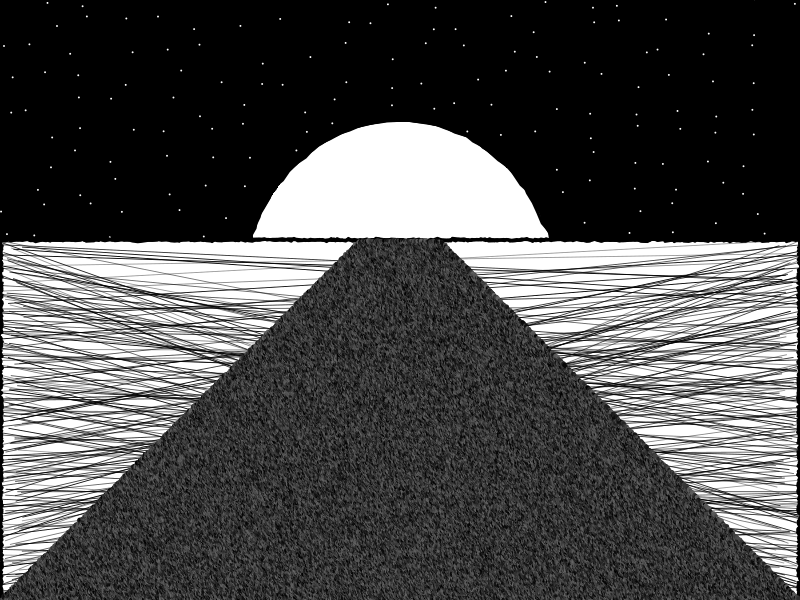

This figure's R source:
#====== Day 19 of 25 Days of Rtistry - No Color======#

#Library Laod-In====
library(tidyverse)

# Manual data for the road====
road <- tibble(x = c(0,100,55,45,0),
               y = c(0,0,60,60,0))

# Data for the grass/ground area====
grass <- tibble(x = c(seq(0,100, length.out = 200),
                      rep(100,200),
                      seq(100,0, length.out = 200),
                      rep(0,200)),
                y = c(rep(0,200),
                      seq(0,60, length.out = 200),
                      rep(60,200),
                      seq(60,0, length.out = 200)))

# Data for the stars====
stars <- tibble(crossing(x = seq(0,100, length.out = 20),
                y = seq(60,100, length.out = 10)))

# Theta/Angle to create the moon====
theta_moon <- seq(0,2*pi, length.out = 100)

# Data for the moon====
moon <- tibble(x = 20*cos(theta_moon)+50,
               y = 30*sin(theta_moon)+50)

# Data to add texture to the road====
road_texture <- tibble(crossing(x = seq(0,100, length.out = 600),
                       y = seq(0,60, length.out = 600))) 

# Filtering out the data to only lay in our pre-made "road" shape====
road_texture <- road_texture %>%
  mutate(logic = sp::point.in.polygon(x,y,road$x,road$y))%>%
  filter(logic == 1)

# Data for the "testure" of our ground/grass
grass_texture <- tibble(x = rep(0,200),
                        xend = rep(100,200),
                        y = seq(0,60, length.out = 200),
                        yend = y)

# Final Image====
stars %>%
  ggplot(aes(x,y))+
  theme_void()+
  geom_point(position = "jitter", size = .01, color = "white")+
  geom_polygon(data = moon, position = position_jitter(width = .3, height = .1), fill = "white", size = 1)+
  geom_polygon(data = moon, position = position_jitter(width = .3, height = .1), fill = NA, color = "black", size = 1)+
  geom_polygon(data = moon, position = position_jitter(width = .3, height = .1), fill = NA, color = "black", size = 1)+
  geom_polygon(data = moon, position = position_jitter(width = .3, height = .1), fill = NA, color = "black", size = 1)+
  geom_polygon(data = grass, position = position_jitter(width = .3, height = .1), fill = "white", color = "black", size = 1)+
  geom_polygon(data = grass, position = position_jitter(width = .3, height = .2), fill = NA, color = "black", size = 1)+
  geom_polygon(data = grass, position = position_jitter(width = .3, height = .3), fill = NA, color = "black", size = 1)+
  geom_segment(data = grass_texture, aes(x=x,y=sample(y),xend=xend,yend=sample(yend)),position = position_jitter(width = 3, height = .3), color = "black", size = .3, 
               inherit.aes = FALSE, alpha = sample(seq(.4,1, length.out = 10), nrow(grass_texture), replace = TRUE))+
  geom_point(data = road_texture, size = sample(seq(.01,1, length.out = 25),nrow(road_texture), replace = TRUE), 
             position = "jitter", color = sample(colorRampPalette(c("#000000","#666666"))(nrow(road_texture))))+
  coord_cartesian(xlim = c(0,100),
                  ylim = c(0,100), 
                  expand = FALSE)+
  theme(plot.background = element_rect(fill = "black"))
